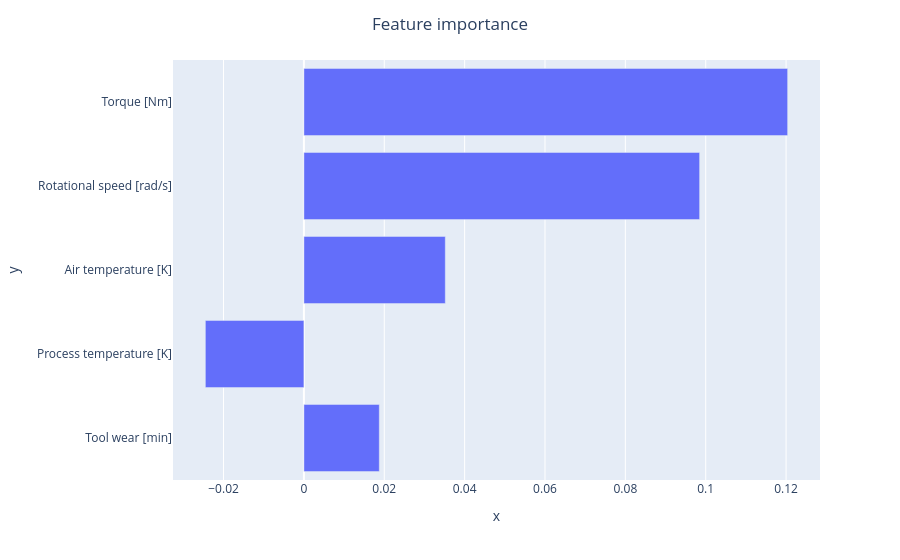

Notebook cell for this chart:
### Code cell
import plotly.express as px
linear_coef['abs'] = linear_coef['Coefficient'].abs()
linear_coef = linear_coef.sort_values(by= 'abs')

fig = px.bar(
    x = linear_coef['Coefficient'],
    y = linear_coef['Feature']
)
fig.update_layout(
    title = dict(
        text = 'Feature importance',
        x = 0.5
    )
)

fig.show()

print('Visual way to see the feature importance, in order')

### Figure 1 — Plotly figure (JSON) as saved in the notebook; plotly's stock layout.template omitted (floating-point values rounded to 4 significant figures)
{"data": [{"hovertemplate": "x=%{x}<br>y=%{y}<extra></extra>", "legendgroup": "", "marker": {"color": "#636efa", "pattern": {"shape": ""}}, "name": "", "orientation": "h", "showlegend": false, "textposition": "auto", "type": "bar", "x": [0.01876, -0.02453, 0.0352, 0.09849, 0.1204], "xaxis": "x", "y": ["Tool wear [min]", "Process temperature [K]", "Air temperature [K]", "Rotational speed [rad/s]", "Torque [Nm]"], "yaxis": "y"}], "layout": {"barmode": "relative", "legend": {"tracegroupgap": 0}, "margin": {"t": 60}, "title": {"text": "Feature importance", "x": 0.5}, "xaxis": {"anchor": "y", "domain": [0, 1], "title": {"text": "x"}}, "yaxis": {"anchor": "x", "domain": [0, 1], "title": {"text": "y"}}}}
